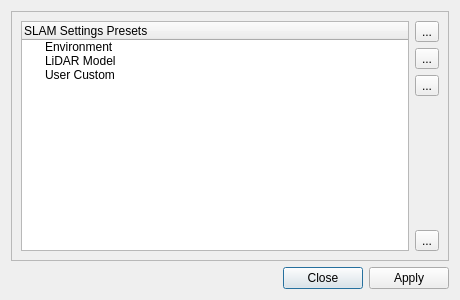
<?xml version="1.0" encoding="UTF-8"?>
<ui version="4.0">
 <class>PresetDialog</class>
 <widget class="QDialog" name="PresetDialog">
  <property name="geometry">
   <rect>
    <x>0</x>
    <y>0</y>
    <width>460</width>
    <height>300</height>
   </rect>
  </property>
  <property name="windowTitle">
   <string>SLAM Presets</string>
  </property>
  <layout class="QVBoxLayout" name="verticalLayout">
   <item>
    <widget class="QFrame" name="frame">
     <property name="frameShape">
      <enum>QFrame::StyledPanel</enum>
     </property>
     <property name="frameShadow">
      <enum>QFrame::Raised</enum>
     </property>
     <layout class="QGridLayout" name="gridLayout">
      <item row="4" column="2">
       <widget class="QToolButton" name="removeAll">
        <property name="toolTip">
         <string>Remove all custom presets</string>
        </property>
        <property name="text">
         <string>...</string>
        </property>
        <property name="icon">
         <iconset>
          <normaloff>:/QtWidgets/Icons/pqDelete.svg</normaloff>:/QtWidgets/Icons/pqDelete.svg</iconset>
        </property>
       </widget>
      </item>
      <item row="0" column="2">
       <widget class="QToolButton" name="addPreset">
        <property name="toolTip">
         <string>Import new SLAM preset</string>
        </property>
        <property name="text">
         <string>...</string>
        </property>
        <property name="icon">
         <iconset>
          <normaloff>:/pqWidgets/Icons/pqOpen.svg</normaloff>:/pqWidgets/Icons/pqOpen.svg</iconset>
        </property>
       </widget>
      </item>
      <item row="0" column="0" rowspan="5" colspan="2">
       <widget class="QTreeWidget" name="presetTree">
        <property name="selectionMode">
         <enum>QAbstractItemView::MultiSelection</enum>
        </property>
        <property name="selectionBehavior">
         <enum>QAbstractItemView::SelectItems</enum>
        </property>
        <column>
         <property name="text">
          <string>SLAM Settings Presets</string>
         </property>
        </column>
        <item>
         <property name="text">
          <string>Environment</string>
         </property>
         <property name="flags">
          <set>ItemIsDragEnabled|ItemIsDropEnabled|ItemIsEnabled</set>
         </property>
        </item>
        <item>
         <property name="text">
          <string>LiDAR Model</string>
         </property>
         <property name="flags">
          <set>ItemIsDragEnabled|ItemIsDropEnabled|ItemIsEnabled</set>
         </property>
        </item>
        <item>
         <property name="text">
          <string>User Custom</string>
         </property>
         <property name="flags">
          <set>ItemIsDragEnabled|ItemIsDropEnabled|ItemIsEnabled</set>
         </property>
        </item>
       </widget>
      </item>
      <item row="2" column="2">
       <widget class="QToolButton" name="removePreset">
        <property name="toolTip">
         <string>Remove selected custom preset</string>
        </property>
        <property name="text">
         <string>...</string>
        </property>
        <property name="icon">
         <iconset>
          <normaloff>:/QtWidgets/Icons/pqMinus.svg</normaloff>:/QtWidgets/Icons/pqMinus.svg</iconset>
        </property>
       </widget>
      </item>
      <item row="1" column="2">
       <widget class="QToolButton" name="saveCurrentPreset">
        <property name="toolTip">
         <string>Save current slam settings to a preset</string>
        </property>
        <property name="text">
         <string>...</string>
        </property>
        <property name="icon">
         <iconset>
          <normaloff>:/QtWidgets/Icons/pqPlus.svg</normaloff>:/QtWidgets/Icons/pqPlus.svg</iconset>
        </property>
       </widget>
      </item>
     </layout>
    </widget>
   </item>
   <item>
    <widget class="QDialogButtonBox" name="buttonBox">
     <property name="standardButtons">
      <set>QDialogButtonBox::Apply|QDialogButtonBox::Close</set>
     </property>
    </widget>
   </item>
  </layout>
 </widget>
 <resources/>
 <connections/>
</ui>
